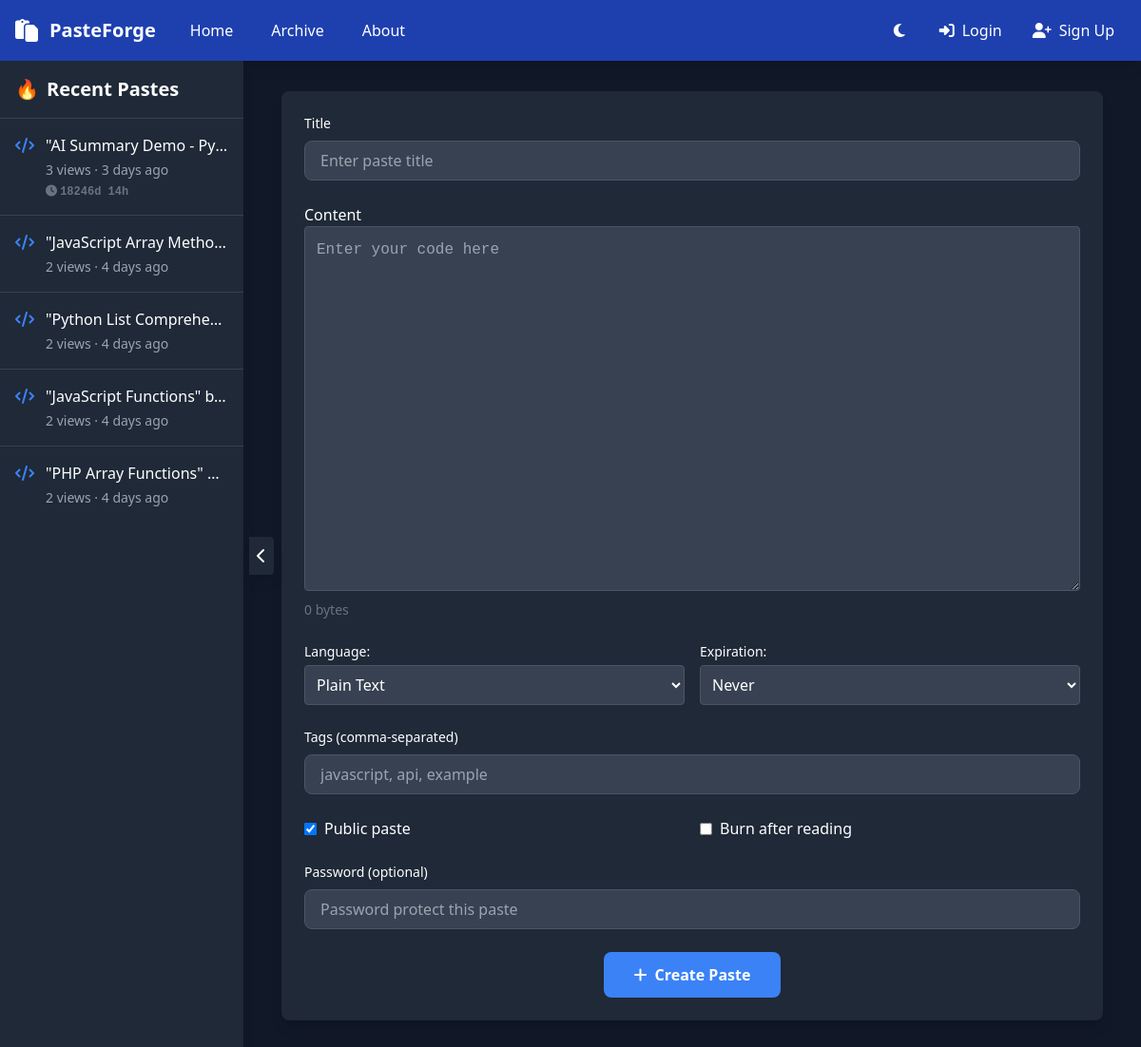
Before: / with the older database file.
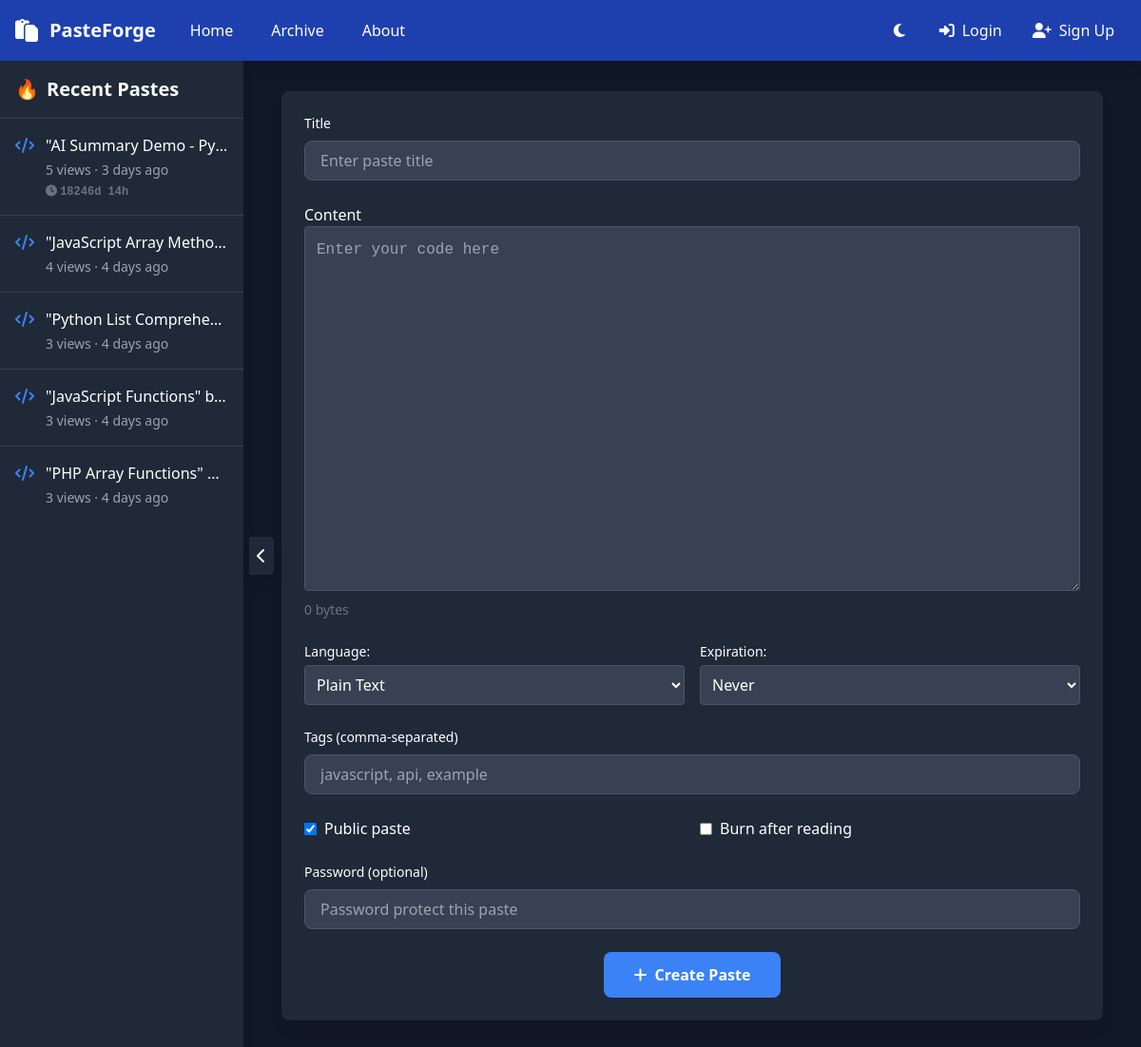
After: the same page with the newer database file.
### tables this page shows
CREATE TABLE pastes (
    id INTEGER PRIMARY KEY AUTOINCREMENT,
    title TEXT,
    content TEXT,
    language TEXT,
    password TEXT NULL,
    expire_time INTEGER NULL,
    is_public BOOLEAN DEFAULT 1,
    created_at INTEGER
  , tags TEXT DEFAULT '', views INTEGER DEFAULT 0, user_id TEXT, burn_after_read BOOLEAN DEFAULT 0, flags INTEGER DEFAULT 0, flag_type TEXT, flag_source TEXT, ai_score REAL DEFAULT 0, current_version INTEGER DEFAULT 1, last_modified INTEGER, collection_id INTEGER DEFAULT NULL, original_paste_id INTEGER DEFAULT NULL, fork_count INTEGER DEFAULT 0, project_id INTEGER DEFAULT NULL, branch_id INTEGER DEFAULT NULL, source_url TEXT DEFAULT NULL, imported_from TEXT DEFAULT NULL, parent_paste_id INTEGER DEFAULT NULL, ai_summary_id INTEGER DEFAULT NULL);

### index.php (the view, shortened to what the rows shown need)
<?php
$db = Database::getInstance()->getConnection();
function human_time_diff($timestamp) {
    $diff = time() - $timestamp;
    $days = floor($diff / 86400);
    if ($days < 30) return $days . ' days ago';
    $months = floor($days / 30);
    $years = floor($months / 12);
    return $years . ' year' . ($years > 1 ? 's' : '') . ' ago';
}
try {
  $db->exec("CREATE TABLE IF NOT EXISTS users (
    id TEXT PRIMARY KEY,
    username TEXT UNIQUE,
    password TEXT NOT NULL,
    email TEXT,
    profile_image TEXT DEFAULT NULL,
    website TEXT DEFAULT NULL,
    created_at INTEGER DEFAULT (strftime('%s', 'now'))
  )");
  $db->exec("CREATE TABLE IF NOT EXISTS site_settings (
    id INTEGER PRIMARY KEY,
    site_name TEXT DEFAULT 'PasteForge',
    max_paste_size INTEGER DEFAULT 500000,
    default_expiry INTEGER DEFAULT 604800,
    registration_enabled INTEGER DEFAULT 1,
    email_verification_required INTEGER DEFAULT 0,
    allowed_email_domains TEXT DEFAULT '*',
    ai_moderation_enabled INTEGER DEFAULT 0,
    shadowban_enabled INTEGER DEFAULT 1,
    auto_blur_threshold INTEGER DEFAULT 5,
    auto_delete_threshold INTEGER DEFAULT 10,
    theme_default TEXT DEFAULT 'dark',
    site_logo TEXT DEFAULT NULL,
    daily_paste_limit_free INTEGER DEFAULT 10,
    daily_paste_limit_premium INTEGER DEFAULT 50,
    encryption_enabled INTEGER DEFAULT 1,
    maintenance_mode INTEGER DEFAULT 0
  )");
  $db->exec("INSERT OR IGNORE INTO site_settings (id) VALUES (1)");
  $db->exec("CREATE TABLE IF NOT EXISTS user_pastes (
    user_id TEXT,
    paste_id INTEGER,
    is_favorite BOOLEAN DEFAULT 0,
    created_at INTEGER,
    FOREIGN KEY(user_id) REFERENCES users(id),
    FOREIGN KEY(paste_id) REFERENCES pastes(id)
  )");
  $db->exec("CREATE TABLE IF NOT EXISTS collections (
    id INTEGER PRIMARY KEY AUTOINCREMENT,
    name TEXT NOT NULL,
    description TEXT,
    user_id TEXT NOT NULL,
    is_public BOOLEAN DEFAULT 1,
    created_at INTEGER DEFAULT (strftime('%s', 'now')),
    updated_at INTEGER DEFAULT (strftime('%s', 'now')),
    FOREIGN KEY(user_id) REFERENCES users(id)
  )");
  $db->exec("CREATE TABLE IF NOT EXISTS collection_pastes (
    id INTEGER PRIMARY KEY AUTOINCREMENT,
    collection_id INTEGER NOT NULL,
    paste_id INTEGER NOT NULL,
    added_at INTEGER DEFAULT (strftime('%s', 'now')),
    FOREIGN KEY(collection_id) REFERENCES collections(id) ON DELETE CASCADE,
    FOREIGN KEY(paste_id) REFERENCES pastes(id) ON DELETE CASCADE,
    UNIQUE(collection_id, paste_id)
  )");
  $db->exec("CREATE TABLE IF NOT EXISTS comments (
    id INTEGER PRIMARY KEY AUTOINCREMENT,
    paste_id INTEGER,
    user_id TEXT,
    content TEXT,
    created_at INTEGER,
    FOREIGN KEY(user_id) REFERENCES users(id),
    FOREIGN KEY(paste_id) REFERENCES pastes(id)
  )");
  $db->exec("CREATE TABLE IF NOT EXISTS pastes (
    id INTEGER PRIMARY KEY AUTOINCREMENT,
    title TEXT,
    content TEXT,
    language TEXT,
    password TEXT,
    expire_time INTEGER,
    is_public BOOLEAN DEFAULT 1,
    tags TEXT DEFAULT '',
    views INTEGER DEFAULT 0,
    user_id TEXT,
    burn_after_read BOOLEAN DEFAULT 0
  )");
  $db->exec("CREATE TABLE IF NOT EXISTS paste_views (
    paste_id INTEGER,
    ip_address TEXT,
    created_at INTEGER,
    PRIMARY KEY (paste_id, ip_address),
    FOREIGN KEY(paste_id) REFERENCES pastes(id)
  )");
  $where = ["p.is_public = 1", "(p.expire_time IS NULL OR p.expire_time > " . time() . ")"];
  $sql = "SELECT p.*, u.username FROM pastes p LEFT JOIN users u ON p.user_id = u.id WHERE " . implode(" AND ", $where) . " ORDER BY p.created_at DESC LIMIT 5";
  $stmt = $db->prepare($sql);
  $params = [];
  $stmt->execute($params);
  $pastes = $stmt->fetchAll(PDO::FETCH_ASSOC);
} catch (PDOException $ex) {
  echo $ex->getMessage();
  exit;
}
$theme = $_COOKIE['theme'] ?? 'dark';
?>
<!DOCTYPE html>
<html class="<?= $theme ?>">
<head>
  <script src="https://cdn.tailwindcss.com"></script>
  <link href="https://cdnjs.cloudflare.com/ajax/libs/prism/1.24.1/themes/prism.min.css" class="light-theme" rel="stylesheet" />
  <link href="https://cdnjs.cloudflare.com/ajax/libs/prism/1.24.1/themes/prism-okaidia.min.css" class="dark-theme" rel="stylesheet" />
  <link href="https://cdnjs.cloudflare.com/ajax/libs/prism/1.24.1/plugins/line-numbers/prism-line-numbers.min.css" rel="stylesheet" />
  <link href="https://cdnjs.cloudflare.com/ajax/libs/font-awesome/6.4.0/css/all.min.css" rel="stylesheet" />
  <link href="https://cdnjs.cloudflare.com/ajax/libs/font-awesome/6.4.0/css/brands.min.css" rel="stylesheet" />
  <link rel="stylesheet" href="https://code.jquery.com/ui/1.13.2/themes/base/jquery-ui.css">
</head>
<body class="bg-white dark:bg-gray-900 text-gray-900 dark:text-white">
  <div class="min-h-screen pt-16 flex relative">
    <div id="sidebar" class="fixed left-0 top-16 h-[calc(100vh-4rem)] bg-white dark:bg-gray-800 w-64 transform transition-transform duration-300 ease-in-out shadow-lg z-50">
      <div class="p-4 border-b border-gray-200 dark:border-gray-700 flex justify-between items-center">
        <h2 class="text-xl font-semibold flex items-center">
          <span class="mr-2">🔥</span> Recent Pastes
        </h2>
      </div>
      <div id="latest-pastes" class="divide-y divide-gray-200 dark:divide-gray-700">
        <?php foreach ($pastes as $p): ?>
          <a href="?id=<?= $p['id'] ?>" class="block p-4 hover:bg-gray-50 dark:hover:bg-gray-700 transition-colors">
            <div class="flex items-start gap-3">
              <i class="fas fa-code text-blue-500 mt-1 flex-shrink-0"></i>
              <div class="min-w-0 flex-1">
                <div class="font-medium truncate text-gray-900 dark:text-white">
                  "<?= htmlspecialchars($p['title']) ?>" by <?= $p['username'] ? '@'.htmlspecialchars($p['username']) : 'Anonymous' ?>
                </div>
                <div class="text-sm text-gray-600 dark:text-gray-400 mt-1">
                  <?= $p['views'] ?> views · <?= human_time_diff($p['created_at']) ?>
                  <?php if ($p['expire_time']): ?>
                    <div class="text-xs mt-1" data-expires="<?= $p['expire_time'] ?>">
                    </div>
                  <?php endif; ?>
                </div>
              </div>
            </div>
          </a>
        <?php endforeach; ?>
      </div>
    </div>
  </div>
</body>
</html>

Changed rows visible on the page:
changed pastes "3 days ago": views "3" → "5"
changed pastes "JavaScript Array Metho…": views "2" → "4"
changed pastes "Python List Comprehe…": views "2" → "3"
changed pastes "JavaScript Functions": views "2" → "3"
changed pastes "PHP Array Functions": views "2" → "3"
